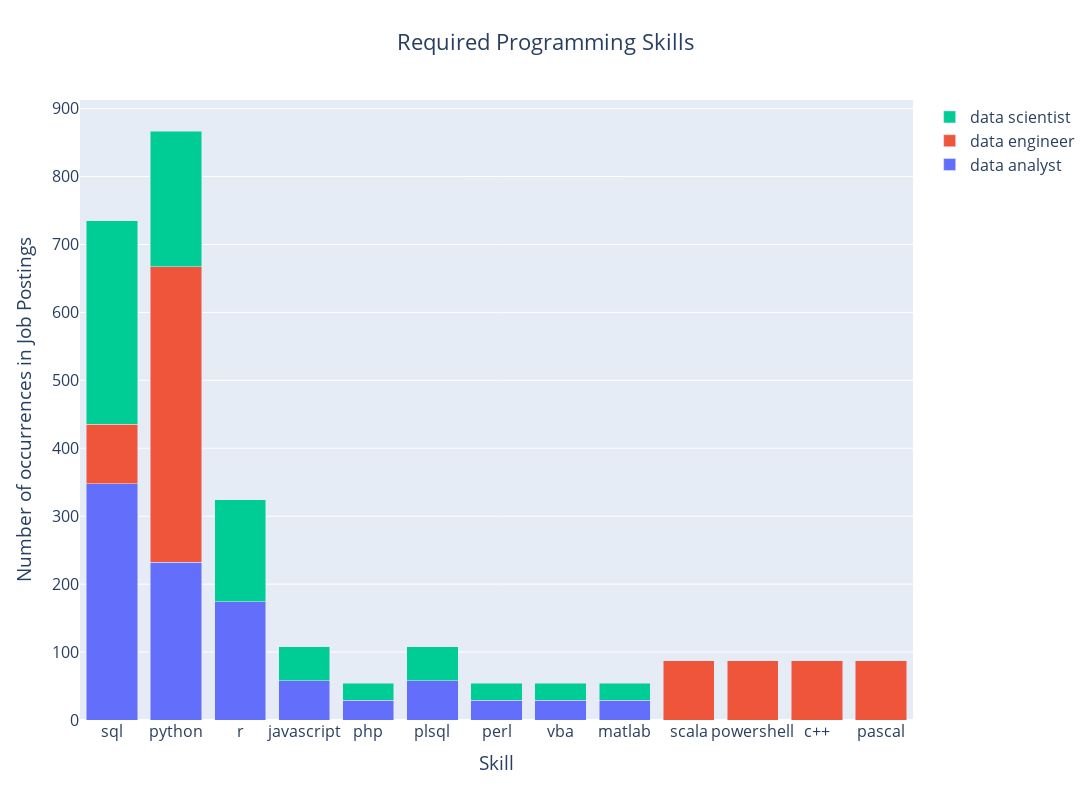

Source (notebook cell):
### Markdown cell above
## Ploting by group

1. `fig1` displays the programming skills per job category. Thus, first a filtering on `df_all` is applied.
2. `fig2` displays the python skills per job category
3. `fig3` displays the tech skills per job category

These are the plots shown in the slideshow.

### Figure 1 (slide 11)

### Code cell
df_programming = df_all[df_all["type"] == "programming"]

fig1 = go.Figure(layout={'barmode': 'stack'})

for i, (grp, df) in enumerate(df_programming.groupby(by = "keyword")):
    fig1.add_trace(go.Bar(x=df["skill"], y=df["count"], name=grp))

fig1.update_layout(font_size = 16, height = 800, width = 1500, title = "Required Programming Skills", 
                   title_x = 0.5, xaxis=dict(title='Skill'), yaxis=dict(title='Number of occurrences in Job Postings'))
fig1.show()

### Figure 1 — Plotly figure (JSON) as saved in the notebook; plotly's stock layout.template omitted (floating-point values rounded to 4 significant figures)
{"data": [{"name": "data analyst", "type": "bar", "x": ["sql", "python", "r", "javascript", "php", "plsql", "perl", "vba", "matlab"], "y": [348, 232, 174, 58, 29, 58, 29, 29, 29]}, {"name": "data engineer", "type": "bar", "x": ["python", "scala", "powershell", "sql", "c++", "pascal"], "y": [435, 87, 87, 87, 87, 87]}, {"name": "data scientist", "type": "bar", "x": ["sql", "python", "r", "javascript", "php", "matlab", "perl", "plsql", "vba"], "y": [300, 200, 150, 50, 25, 25, 25, 50, 25]}], "layout": {"barmode": "stack", "font": {"size": 16}, "height": 800, "title": {"text": "Required Programming Skills", "x": 0.5}, "width": 1500, "xaxis": {"title": {"text": "Skill"}}, "yaxis": {"title": {"text": "Number of occurrences in Job Postings"}}}}
